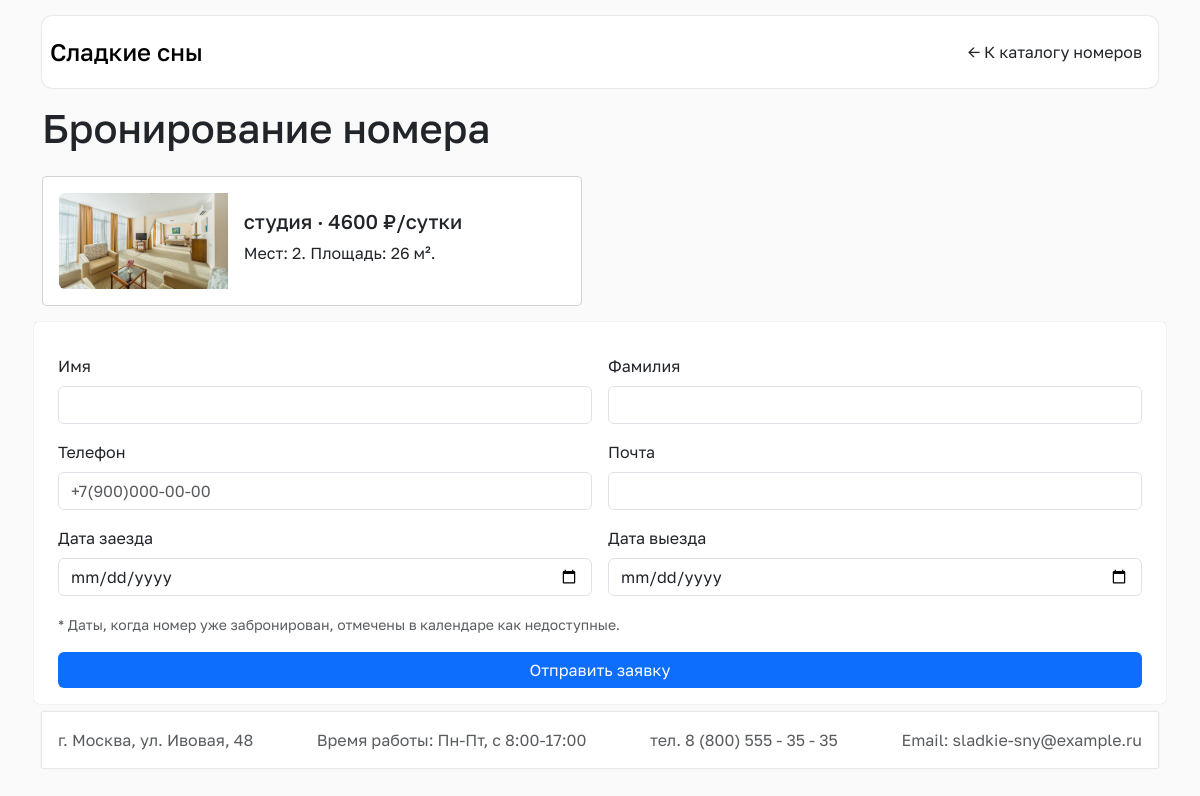
Page /order.php?room=4 on the committed database.
### tables this page shows
CREATE TABLE `rooms` (
  `id`          INT UNSIGNED NOT NULL AUTO_INCREMENT,
  `category`    ENUM('стандартный','студия','люкс') NOT NULL DEFAULT 'стандартный',
  `price`       DECIMAL(10,2) NOT NULL,
  `seats`       TINYINT UNSIGNED NOT NULL DEFAULT 1,
  `area`        DECIMAL(6,2) DEFAULT NULL,
  `has_ac`      TINYINT(1) NOT NULL DEFAULT 0,      
  `has_tv`      TINYINT(1) NOT NULL DEFAULT 0,      
  `has_fridge`  TINYINT(1) NOT NULL DEFAULT 0,      
  `has_wifi`    TINYINT(1) NOT NULL DEFAULT 0,      
  `has_minibar` TINYINT(1) NOT NULL DEFAULT 0,      
  `description` TEXT,
  `image`       VARCHAR(255) DEFAULT NULL,
  PRIMARY KEY (`id`),
  KEY `idx_category` (`category`),
  KEY `idx_price` (`price`)
);

### config.php (called while the page is built, shortened)
<?php
function e($value)
{
    return htmlspecialchars((string)$value, ENT_QUOTES, 'UTF-8');
}

### order.php (the view, shortened to what this page needs)
<?php
require_once __DIR__ . '/config.php';
$pdo = db();
$roomId = isset($_GET['room']) ? (int)$_GET['room'] : 0;
$roomStmt = $pdo->prepare('SELECT * FROM rooms WHERE id = :id');
$roomStmt->execute([':id' => $roomId]);
$room = $roomStmt->fetch();
$old = [
    'surname' => '', 'firstname' => '', 'phone' => '', 'email' => '',
    'check_in' => '', 'check_out' => '',
];
?>
<!doctype html>
<html lang="ru">
<head>
    <link rel="stylesheet" href="css/bootstrap.min.css">
    <link rel="stylesheet" href="css/index.css">
</head>
<body class="container">
<header class="d-flex flex-wrap justify-content-center py-3">
    <a href="index.php" class="d-flex align-items-center mb-3 mb-md-0 me-md-auto link-body-emphasis text-decoration-none">
        <span class="fs-4 mx-2 fw-medium">Сладкие сны</span>
    </a>
    <ul class="nav">
        <li class="nav-item"><a href="index.php" class="nav-link">← К каталогу номеров</a></li>
    </ul>
</header>
<?php if (!isset($success) || !$success): ?>
<main>
    <div class="d-flex justify-content-between flex-wrap align-items-center">
        <h1>Бронирование номера</h1>
    </div>
    <div class="card mb-3" style="max-width: 540px;">
        <div class="row g-0">
            <div class="col-md-4">
                <?php $img = file_exists(__DIR__ . '/img/' . $room['image']) ? 'img/' . $room['image'] : 'img/standart.png'; ?>
                <img src="<?php echo e($img); ?>" class="img-fluid rounded-start" alt="<?php echo e($room['category']); ?>">
            </div>
            <div class="col-md-8">
                <div class="card-body">
                    <h5 class="card-title"><?php echo e(ucfirst($room['category'])); ?> · <?php echo e((int)$room['price']); ?> ₽/сутки</h5>
                    <p class="card-text">Мест: <?php echo e((int)$room['seats']); ?>. Площадь: <?php echo e((int)$room['area']); ?> м².</p>
                </div>
            </div>
        </div>
    </div>
    <form class="row g-3 needs-validation my-2" novalidate method="post"
          action="order.php?room=<?php echo (int)$roomId; ?>">
        <div class="col-md-6">
            <label for="firstname" class="form-label">Имя</label>
            <input type="text" class="form-control" id="firstname" name="firstname"
                   value="<?php echo e($old['firstname']); ?>" required>
        </div>
        <div class="col-md-6">
            <label for="surname" class="form-label">Фамилия</label>
            <input type="text" class="form-control" id="surname" name="surname"
                   value="<?php echo e($old['surname']); ?>" required>
        </div>
        <div class="col-md-6">
            <label for="phone" class="form-label">Телефон</label>
            <input type="text" class="form-control" id="phone" name="phone"
                   value="<?php echo e($old['phone']); ?>" placeholder="+7(900)000-00-00" required>
        </div>
        <div class="col-md-6">
            <label for="email" class="form-label">Почта</label>
            <input type="text" class="form-control" id="email" name="email"
                   value="<?php echo e($old['email']); ?>" required>
        </div>
        <div class="col-md-6">
            <label for="check_in" class="form-label">Дата заезда</label>
            <input type="date" class="form-control" id="check_in" name="check_in"
                   min="<?php echo date('Y-m-d'); ?>"
                   value="<?php echo e($old['check_in']); ?>" required>
        </div>
        <div class="col-md-6">
            <label for="check_out" class="form-label">Дата выезда</label>
            <input type="date" class="form-control" id="check_out" name="check_out"
                   value="<?php echo e($old['check_out']); ?>" required>
        </div>
        <div class="col-12">
            <span class="text-muted small">* Даты, когда номер уже забронирован, отмечены в календаре как недоступные.</span>
        </div>
        <div class="d-grid gap-2">
            <button class="btn btn-primary" type="submit">Отправить заявку</button>
        </div>
    </form>
</main>
<?php endif; ?>
<footer class="py-2 my-2">
    <ul class="nav justify-content-between align-items-center">
        <li class="nav-item"><span class="nav-link text-body-secondary">г. Москва, ул. Ивовая, 48</span></li>
        <li class="nav-item"><span class="nav-link text-body-secondary">Время работы: Пн-Пт, с 8:00-17:00</span></li>
        <li class="nav-item"><a href="tel:88005553535" class="nav-link text-body-secondary">тел. 8 (800) 555 - 35 - 35</a></li>
        <li class="nav-item"><a href="mailto:sladkie-sny@example.ru" class="nav-link text-body-secondary">Email: sladkie-sny@example.ru</a></li>
    </ul>
</footer>
</body>
</html>

### css/index.css (style rules this page uses)
body { background: #FAFAFA; color: #212529; font-size: 16px; font-family: "Golos", sans-serif; }
header { margin: 1rem 0; border-radius: 10px; box-shadow: 0 0 2px 0 rgba(33, 37, 41, 0.25); background: rgb(255, 255, 255); }
footer { box-shadow: 0 0 2px 0 rgba(33, 37, 41, 0.25); background: rgb(255, 255, 255); }
.nav-link { color: #212529; }
.btn { border: none; }
form { padding: 1rem; border-radius: 5px; box-shadow: 0 0 1px 0 rgba(33, 37, 41, 0.25); background: rgb(255, 255, 255); margin: 1rem 0; transition: all .3s ease-in-out; }

### rows in the picture
rooms: image (picture), category "студия", price "4600", seats "2", area "26"
